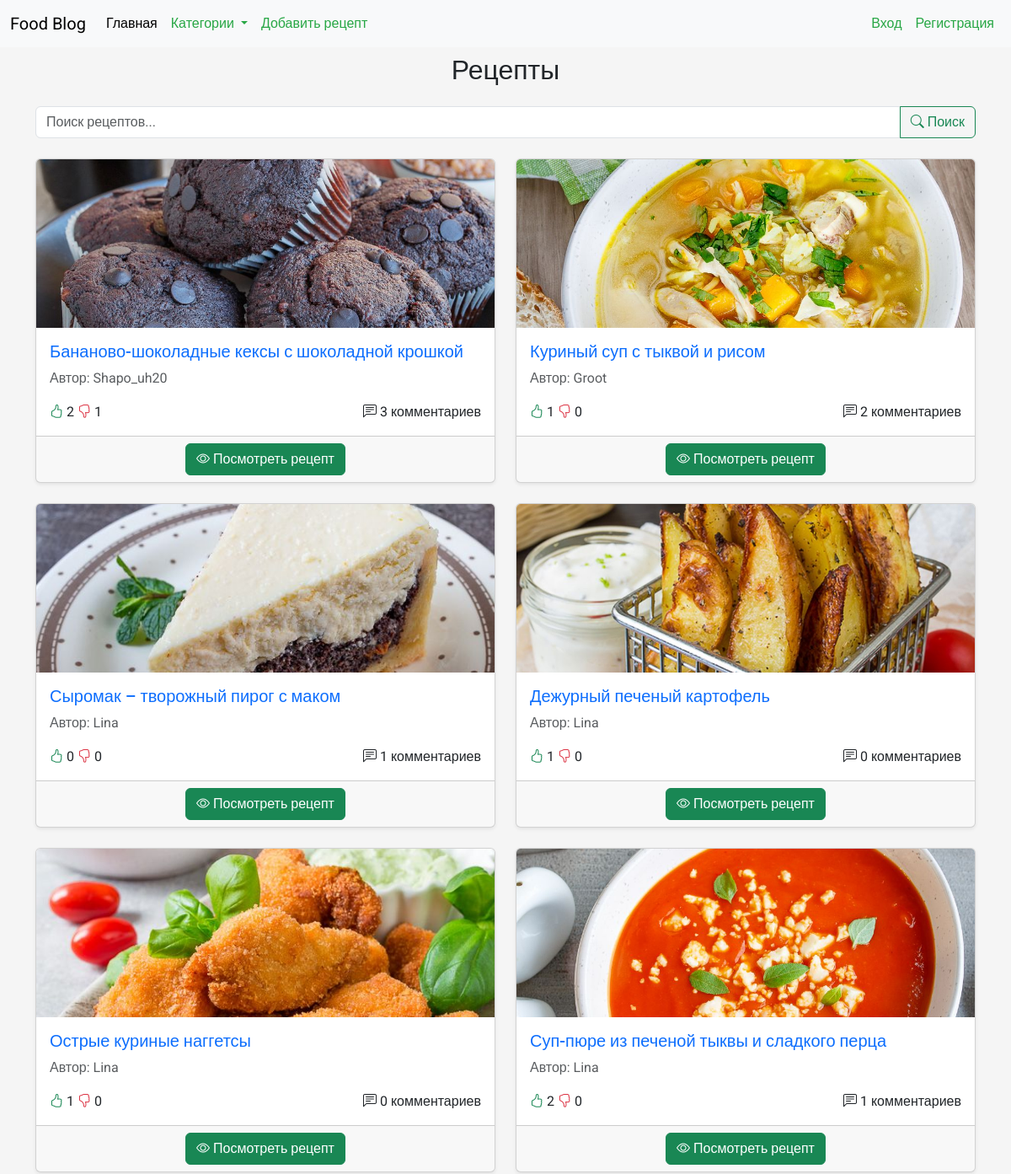
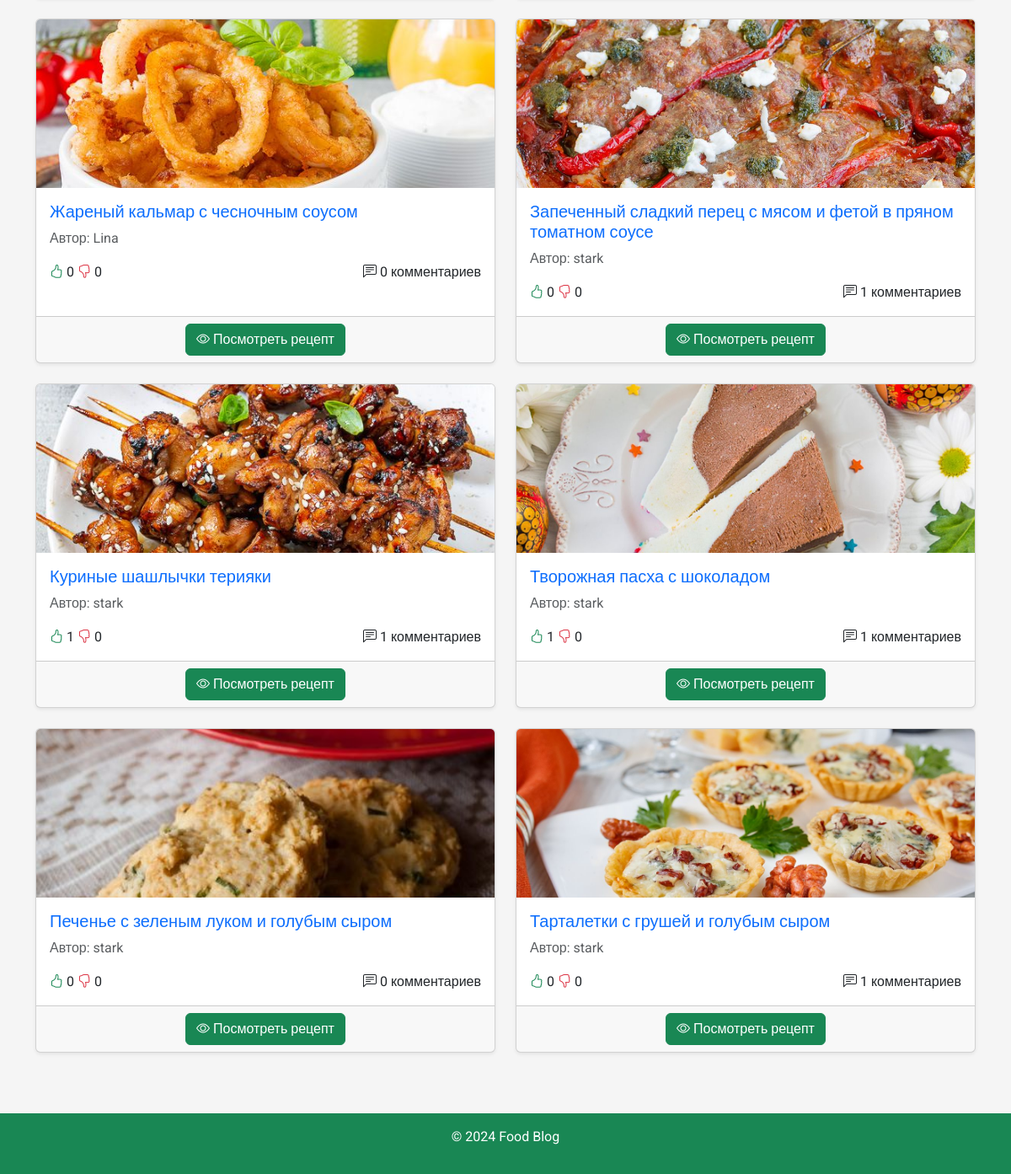
The page / on the database its author committed (2 pictures, top to bottom).
### recipes/models.py (models this page shows, shortened)
class Recipe(models.Model):
    title = models.CharField(max_length=255)
    description = models.TextField()
    ingredients = models.TextField()
    instructions = models.TextField()
    cooking_time = models.IntegerField()  # Время в минутах
    image = models.ImageField(upload_to='recipes/', blank=True, null=True)
    created_at = models.DateTimeField(auto_now_add=True)
    updated_at = models.DateTimeField(auto_now=True)
    author = models.ForeignKey(User, on_delete=models.CASCADE)
    category = models.ForeignKey('Category', on_delete=models.SET_NULL, null=True)
    likes = models.PositiveIntegerField(default=0)
    dislikes = models.PositiveIntegerField(default=0)
    def total_likes(self):
        return self.like_set.filter(is_like=True).count()
    def total_dislikes(self):
        return self.like_set.filter(is_like=False).count()

### recipes/views.py (the view)
# urls.py: path('', views.recipe_list, name='recipe_list'),
def recipe_list(request):
    query = request.GET.get('search')
    category_id = request.GET.get('category')
    if query:
        recipes = Recipe.objects.filter(Q(title__icontains=query))
    elif category_id:
        recipes = Recipe.objects.filter(category__id=category_id)
    else:
        recipes = Recipe.objects.all()
    categories = Category.objects.all()
    for recipe in recipes:
        recipe.total_likes_count = recipe.total_likes()
        recipe.total_dislikes_count = recipe.total_dislikes()
    return render(request, 'recipes/recipe_list.html', {
        'recipes': recipes,
        'categories': categories,
    })

### recipes/templates/recipes/recipe_list.html
{% extends 'base.html' %}
{% load custom_filters %}
{% load static %}
{% block content %}
<div class="container mt-5">
    <h2 class="mb-4 text-center">Рецепты</h2>
    <form method="GET" action="{% url 'recipe_list' %}" class="mb-4">
        <div class="input-group">
            <input type="text" name="search" class="form-control" placeholder="Поиск рецептов..." value="{{ request.GET.search }}">
            <button class="btn btn-outline-success" type="submit">
                <i class="bi bi-search"></i> Поиск
            </button>
        </div>
    </form>
    <div class="row">
        {% for recipe in recipes %}
            <div class="col-md-6 mb-4">
                <div class="card h-100 shadow-sm">
                    {% if recipe.image %}
                        <img src="{{ recipe.image.url }}" class="card-img-top" alt="Фото рецепта" style="max-height: 200px; object-fit: cover;">
                    {% else %}
                        <img src="{% static 'default_recipe_image.jpg' %}" class="card-img-top" alt="Изображение по умолчанию" style="max-height: 200px; object-fit: cover;">
                    {% endif %}
                    <div class="card-body">
                        <h5 class="card-title" style="color: #8B4513;">
                            <a href="{% url 'recipe_detail' recipe.pk %}" class="text-decoration-none">{{ recipe.title }}</a>
                        </h5>
                        <p class="card-text text-muted">Автор: {{ recipe.author.username }}</p>
                        <div class="d-flex justify-content-between align-items-center mt-3">
                            <span>
                                <i class="bi bi-hand-thumbs-up text-success"></i> {{ recipe.total_likes }}
                                <i class="bi bi-hand-thumbs-down text-danger"></i> {{ recipe.total_dislikes }}
                            </span>
                            <span>
                                <i class="bi bi-chat-left-text"></i> {{ recipe.comments.count }} комментариев
                            </span>
                        </div>
                    </div>
                    <div class="card-footer text-center">
                        <a href="{% url 'recipe_detail' recipe.pk %}" class="btn btn-success">
                            <i class="bi bi-eye"></i> Посмотреть рецепт
                        </a>
                    </div>
                </div>
            </div>
        {% empty %}
            <p class="alert alert-warning">Рецептов не найдено.</p>
        {% endfor %}
    </div>
</div>
{% endblock %}

### FoodBlog/templates/base.html (shortened to what this page needs)
<!DOCTYPE html>
<html lang="ru">
<head>
    {% load static %}
    <link href="https://cdn.jsdelivr.net/npm/bootstrap@5.3.0/dist/css/bootstrap.min.css" rel="stylesheet">
    <link rel="stylesheet" href="{% static 'css/styles.css' %}">
    <link rel="stylesheet" href="https://cdn.jsdelivr.net/npm/bootstrap-icons/font/bootstrap-icons.css">
</head>
<body>
    <header>
        <nav class="navbar navbar-expand-lg navbar-light bg-light fixed-top">
            <div class="container-fluid">
                <a class="navbar-brand" href="{% url 'recipe_list' %}">Food Blog</a>
                <div class="collapse navbar-collapse" id="navbarNav">
                    <ul class="navbar-nav me-auto mb-2 mb-lg-0">
                        <li class="nav-item">
                            <a class="nav-link active" aria-current="page" href="{% url 'recipe_list' %}">Главная</a>
                        </li>
                        <li class="nav-item dropdown">
                            <a class="nav-link dropdown-toggle" href="#" id="categoriesDropdown" role="button" data-bs-toggle="dropdown" aria-expanded="false">
                                Категории
                            </a>
                        </li>
                        <li class="nav-item">
                            <a class="nav-link" href="{% url 'recipe_add' %}">Добавить рецепт</a>
                        </li>
                    </ul>
                    <ul class="navbar-nav ms-auto">
                        {% if user.is_authenticated %}
                            <li class="nav-item">
                                <a class="nav-link" href="{% url 'profile' %}">Профиль</a>
                            </li>
                            <li class="nav-item">
                                <form method="post" action="{% url 'logout' %}" class="d-inline">
                                    {% csrf_token %}
                                    <button class="btn btn-outline-danger" type="submit">Выйти</button>
                                </form>
                            </li>
                        {% else %}
                            <li class="nav-item">
                                <a class="nav-link" href="{% url 'login' %}">Вход</a>
                            </li>
                            <li class="nav-item">
                                <a class="nav-link" href="{% url 'signup' %}">Регистрация</a>
                            </li>
                        {% endif %}
                    </ul>
                </div>
            </div>
        </nav>
    </header>
    <div class="container mt-3">
        <div class="row">
            {% block content %}{% endblock %}
        </div>
    </div>
    <footer class="text-center mt-5 bg-success text-white py-3">
        <p>© 2024 Food Blog</p>
    </footer>
</body>
</html>

### static/css/styles.css (style rules this page uses)
body { font-family: 'Roboto', sans-serif; background-color: #f5f5f5; }
.nav-link { color: #28a745; font-weight: 500; transition: color 0.3s ease; }
footer { margin-top: 50px; background-color: #343a40; color: #ffffff; padding: 20px 0; text-align: center; }

### rows shown on the page
Recipe: image (picture), title "Бананово-шоколадные кексы с шоколадной крошкой", author.username "Shapo_uh20", total_likes "2", total_dislikes "1", comments.count "3"
Recipe: image (picture), title "Куриный суп с тыквой и рисом", author.username "Groot", total_likes "1", total_dislikes "0", comments.count "2"
Recipe: image (picture), title "Сыромак – творожный пирог с маком", author.username "Lina", total_likes "0", total_dislikes "0", comments.count "1"
Recipe: image (picture), title "Дежурный печеный картофель", author.username "Lina", total_likes "1", total_dislikes "0", comments.count "0"
Recipe: image (picture), title "Острые куриные наггетсы", author.username "Lina", total_likes "1", total_dislikes "0", comments.count "0"
Recipe: image (picture), title "Суп-пюре из печеной тыквы и сладкого перца", author.username "Lina", total_likes "2", total_dislikes "0", comments.count "1"
Recipe: image (picture), title "Жареный кальмар с чесночным соусом", author.username "Lina", total_likes "0", total_dislikes "0", comments.count "0"
Recipe: image (picture), title "Запеченный сладкий перец с мясом и фетой в пряном томатном соусе", author.username "stark", total_likes "0", total_dislikes "0", comments.count "1"
Recipe: image (picture), title "Куриные шашлычки терияки", author.username "stark", total_likes "1", total_dislikes "0", comments.count "1"
Recipe: image (picture), title "Творожная пасха с шоколадом", author.username "stark", total_likes "1", total_dislikes "0", comments.count "1"
Recipe: image (picture), title "Печенье с зеленым луком и голубым сыром", author.username "stark", total_likes "0", total_dislikes "0", comments.count "0"
Recipe: image (picture), title "Тарталетки с грушей и голубым сыром", author.username "stark", total_likes "0", total_dislikes "0", comments.count "1"
